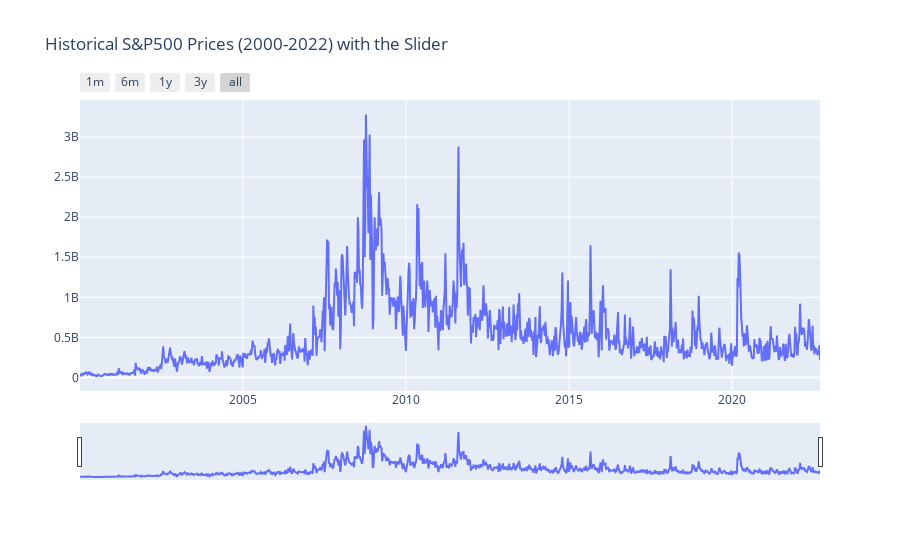

The code cell stored with this chart in its notebook:
### Markdown cell above
# $S&P500 volumes from 2000 until today

### Code cell
trace1 = go.Scatter(
    x = df1['Date'],
    y = df1['Volume'].astype(float),
    mode = 'lines',
    name = 'Open'
)

layout = dict(
    title='Historical S&P500 Prices (2000-2022) with the Slider ',
    xaxis=dict(
        rangeselector=dict(
            buttons=list([
                #change the count to desired amount of months.
                dict(count=1,
                     label='1m',
                     step='month',
                     stepmode='backward'),
                dict(count=6,
                     label='6m',
                     step='month',
                     stepmode='backward'),
                dict(count=12,
                     label='1y',
                     step='month',
                     stepmode='backward'),
                dict(count=36,
                     label='3y',
                     step='month',
                     stepmode='backward'),
                dict(step='all')
            ])
        ),
        rangeslider=dict(
            visible = True
        ),
        type='date'
    )
)

data = [trace1]
fig = dict(data=data, layout=layout)
iplot(fig, filename = "Time Series with Rangeslider")

### Figure 1 — Plotly figure (JSON) as saved in the notebook; plotly's stock layout.template omitted (floating-point values rounded to 4 significant figures; data arrays with more than 128 entries replaced by an {"elided": "..."} marker saying what was removed)
{"data": [{"mode": "lines", "name": "Open", "type": "scatter", "x": {"elided": "1184 str values"}, "y": {"elided": "1184 int values"}}], "layout": {"title": {"text": "Historical S&P500 Prices (2000-2022) with the Slider "}, "xaxis": {"rangeselector": {"buttons": [{"count": 1, "label": "1m", "step": "month", "stepmode": "backward"}, {"count": 6, "label": "6m", "step": "month", "stepmode": "backward"}, {"count": 12, "label": "1y", "step": "month", "stepmode": "backward"}, {"count": 36, "label": "3y", "step": "month", "stepmode": "backward"}, {"step": "all"}]}, "rangeslider": {"visible": true}, "type": "date"}}}
